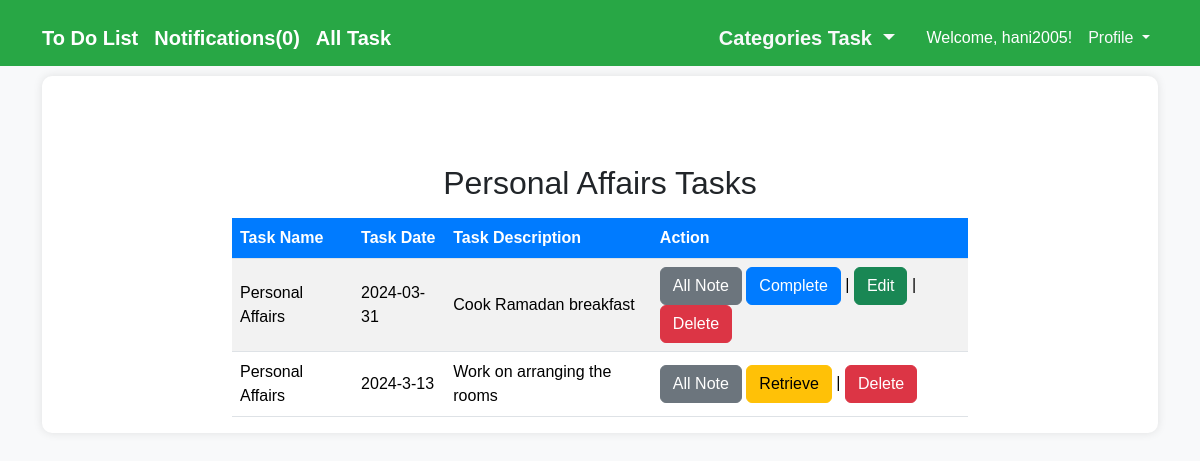
The app's page /Personal_Affairs.php (signed in) with its own data.
### tables this page shows
CREATE TABLE IF NOT EXISTS `task` (
  `task_id` int NOT NULL AUTO_INCREMENT,
  `task_name` varchar(200) NOT NULL,
  `createdon` longtext NOT NULL,
  `description` varchar(255) NOT NULL,
  `priority` int NOT NULL,
  `status` varchar(255) NOT NULL,
  `user_id` int DEFAULT NULL,
  PRIMARY KEY (`task_id`),
  KEY `fk_user_id` (`user_id`)
);

### Personal_Affairs.php (the view, shortened to what this page needs)
<?php
include('inc/connections.php');
$numNotifications = 0;
if(isset($_SESSION['id']) && isset($_SESSION['username'])) {
  $id = $_SESSION['id'];
  $username = $_SESSION['username'];
  $stmt = mysqli_prepare($conn, "SELECT * FROM users WHERE username = ?");
  mysqli_stmt_bind_param($stmt, "s", $username);
  mysqli_stmt_execute($stmt);
  $result = mysqli_stmt_get_result($stmt);
  if($data = mysqli_fetch_array($result)) {
    $currentDate = date('Y-m-d');
    $sql = "SELECT * FROM task WHERE createdon = ? AND user_id = ?";
    $stmt = mysqli_prepare($conn, $sql);
    if ($stmt) {
        mysqli_stmt_bind_param($stmt, "si", $currentDate, $id);
        mysqli_stmt_execute($stmt);
        $result = mysqli_stmt_get_result($stmt);
        $numNotifications = mysqli_num_rows($result);
    } else {
        $notifications = "Error in preparing SQL statement: " . mysqli_error($conn);
    }
  }
}
?>
<?php
include('inc/connections.php');
if(isset($_SESSION['id']) && isset($_SESSION['username'])) {
    $id = $_SESSION['id'];
    $username = $_SESSION['username'];
    $stmt = mysqli_prepare($conn, "SELECT * FROM task WHERE user_id = ? AND task_name = 'Personal Affairs'");
    mysqli_stmt_bind_param($stmt, "i", $id);
    mysqli_stmt_execute($stmt);
    $result = mysqli_stmt_get_result($stmt);
    if(mysqli_num_rows($result) > 0) {
?>
<!DOCTYPE html>
<html lang="en">
<head>
  <link href="https://cdn.jsdelivr.net/npm/bootstrap@5.3.3/dist/css/bootstrap.min.css" rel="stylesheet">
</head>
<body>
<nav class="navbar navbar-expand-lg navbar-dark bg-success">
  <div class="container">
    <a class="navbar-brand" href="index.php">To Do List</a>
    <a class="navbar-brand" href="notifications.php">Notifications(<?php echo $numNotifications; ?>)</a>
    <a class="navbar-brand" href="all_task.php">All Task</a>
    <div class="collapse navbar-collapse justify-content-end" id="navbarNav">
      <ul class="navbar-nav">
      <li class="nav-item dropdown">
        <a class="nav-link dropdown-toggle text-light navbar-brand" href="#" id="navbarDropdown" role="button" data-bs-toggle="dropdown" aria-expanded="false" style="font-size: 20px;">
          Categories Task
        </a>
      </li>
        <li class="nav-item">
          <a class="nav-link active" href="#">Welcome, <?php echo $username; ?>!</a>
        </li>
        <li class="nav-item dropdown">
          <a class="nav-link dropdown-toggle text-light" href="#" id="navbarDropdown" role="button" data-bs-toggle="dropdown" aria-expanded="false">
            Profile
          </a>
        </li>
      </ul>
    </div>
  </div>
</nav>
<div class="container">
  <div class="profile">
    <h2 class="text-center mt-5">Personal Affairs Tasks</h2>
    <div class="row mt-3">
      <div class="col-md-8 offset-md-2">
        <div class="table-responsive">
          <table class="table table-striped">
            <thead>
              <tr>
                <th scope="col">Task Name</th>
                <th scope="col">Task Date</th>
                <th scope="col">Task Description</th>
                <th scope="col">Action</th>
              </tr>
            </thead>
            <tbody>
              <?php
              while($row = mysqli_fetch_assoc($result)) {
                  echo '<tr>';
                  echo '<td>' . $row['task_name'] . '</td>';
                  echo '<td>' . $row['createdon'] . '</td>';
                  echo '<td>' . $row['description'] . '</td>';
                  if($row['priority'] == 0) {
                    echo "<td>
                    <button type=\"button\" class=\"btn btn-secondary\" onclick=\"location.href='Add_Note.php?task_id=" . $row['task_id'] . "'\">All Note</button>
                    <button type=\"button\" class=\"btn btn-primary\" onclick=\"location.href='mark_completed.php?task_id=" . $row['task_id'] . "'\">Complete</button> |
                    <button type=\"button\" class=\"btn btn-success\" onclick=\"location.href='edit_task.php?task_id=" . $row['task_id'] . "'\">Edit</button> |
                    <button type=\"button\" class=\"btn btn-danger\" onclick=\"location.href='delete_task.php?task_id=" . $row['task_id'] . "'\">Delete</button>
                     </td>";
                } else {
                    echo "<td>
                    <button type=\"button\" class=\"btn btn-secondary\" onclick=\"location.href='Add_Note.php?task_id=" . $row['task_id'] . "'\">All Note</button>
                          <button type=\"button\" class=\"btn btn-warning\" onclick=\"location.href='mark_incomplete.php?task_id=" . $row['task_id'] . "'\">Retrieve</button>              |
                          <button type=\"button\" class=\"btn btn-danger\" onclick=\"location.href='delete_task.php?task_id=" . $row['task_id'] . "'\">Delete</button>
                          </td>";
                }
                  echo '</tr>';
              }
              ?>
            </tbody>
          </table>
        </div>
      </div>
    </div>
  </div>
</div>
</body>
</html>
<?php
    }
} else {
    header('Location:login.php');
    exit();
}
?>

### Personal_Affairs.php (style rules this page uses)
.container { padding-top: 10px; }
body { background-color: #f8f9fa; font-family: Arial, sans-serif; }
.navbar { background-color: #28a745 !important; }
.navbar-brand { font-weight: bold; }
.profile { background-color: #ffffff; padding-top: 40px; border-radius: 10px; box-shadow: 0 0 10px rgba(0, 0, 0, 0.1); }
.btn-primary { background-color: #007bff; border-color: #007bff; }
.table th, .table td { vertical-align: middle; }
.table th { background-color: #007bff; color: #fff; }
.table-striped tbody tr:nth-of-type(odd) { background-color: rgba(0, 123, 255, 0.1); }

### records on screen
task: task_name "Personal Affairs", createdon "2024-03-31", description "Cook Ramadan breakfast"
task: task_name "Personal Affairs", createdon "2024-3-13", description "Work on arranging the rooms"

### other values on screen
$numNotifications "0"
$username "hani2005"
